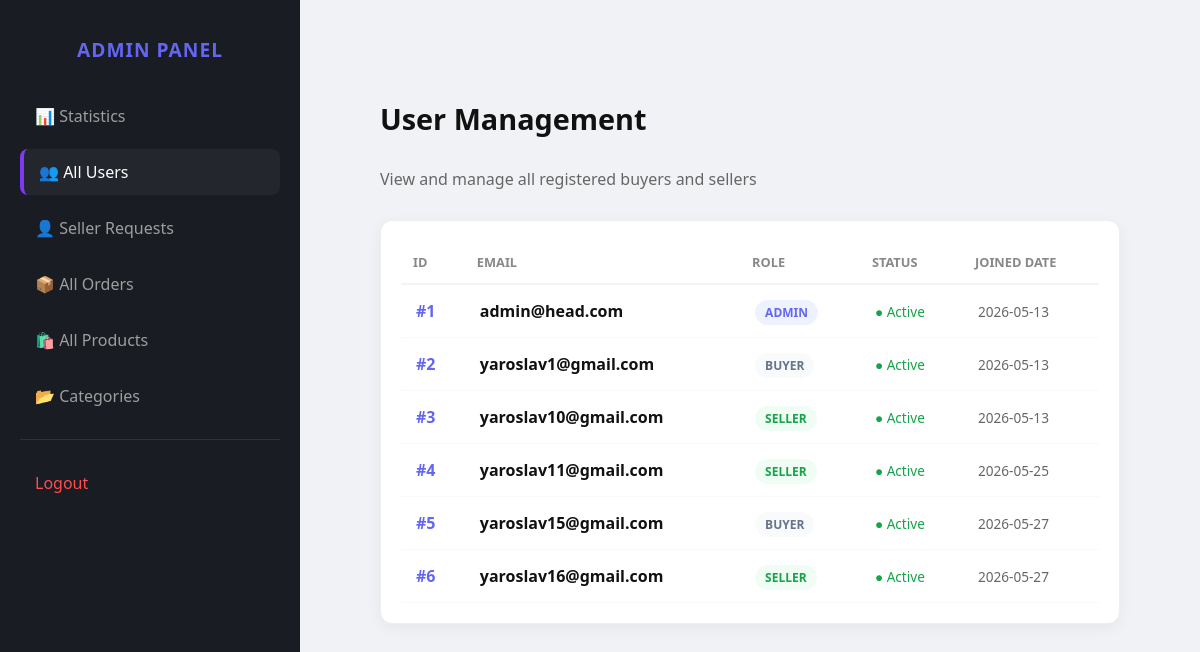
Screenshot of /admin/users with the database file from the repository.
### app.py (models this page shows)
class User(db.Model):
    id = db.Column(db.Integer, primary_key=True)
    email = db.Column(db.String(120), unique=True, nullable=False)
    password = db.Column(db.String(200), nullable=False)  # Обов'язково залишаємо!
    role = db.Column(db.String(20), default='buyer')
    is_approved = db.Column(db.Boolean, default=False)
    joined_date = db.Column(db.DateTime, default=datetime.utcnow)
    status = db.Column(db.String(20), default='Active')

### app.py (the view)
@app.route('/admin/users')
def admin_users():
    all_users = User.query.all()
    return render_template('admin_users.html', users=all_users)

### templates/admin_users.html (shortened to what this page needs)
{% extends "base_admin.html" %}
{% block content %}
<main class="admin-main">
    <header class="main-header" style="margin-bottom: 30px;">
        <h1 style="font-size: 1.8rem; color: #111;">User Management</h1>
        <p style="color: #666;">View and manage all registered buyers and sellers</p>
    </header>
    <div class="table-container" style="background: white; padding: 20px; border-radius: 12px; box-shadow: 0 4px 15px rgba(0,0,0,0.05); border: 1px solid #eee;">
        <table style="width: 100%; border-collapse: collapse; text-align: left;">
            <thead>
                <tr style="border-bottom: 2px solid #f4f4f4;">
                    <th style="padding: 12px; color: #888; font-size: 0.8rem; text-transform: uppercase;">ID</th>
                    <th style="padding: 12px; color: #888; font-size: 0.8rem; text-transform: uppercase;">Email</th>
                    <th style="padding: 12px; color: #888; font-size: 0.8rem; text-transform: uppercase;">Role</th>
                    <th style="padding: 12px; color: #888; font-size: 0.8rem; text-transform: uppercase;">Status</th>
                    <th style="padding: 12px; color: #888; font-size: 0.8rem; text-transform: uppercase;">Joined Date</th>
                </tr>
            </thead>
            <tbody>
                {% for user in users %}
                <tr style="border-bottom: 1px solid #f9f9f9; transition: 0.3s;" onmouseover="this.style.backgroundColor='#fcfcff'" onmouseout="this.style.backgroundColor='transparent'">
                    <td style="padding: 15px; font-weight: 600; color: #6366f1;">#{{ user.id }}</td>
                    <td style="padding: 15px;">
                        <div style="font-weight: 600; color: #111;">{{ user.email }}</div>
                    </td>
                    <td style="padding: 15px;">
                        <span style="padding: 4px 10px; border-radius: 20px; font-size: 0.75rem; font-weight: 700;
                            {{ 'background: #eef2ff; color: #6366f1;' if user.role == 'admin' else 'background: #f0fdf4; color: #16a34a;' if user.role == 'seller' else 'background: #f8fafc; color: #64748b;' }}">
                            {{ user.role.upper() }}
                        </span>
                    </td>
                    <td style="padding: 15px;">
                        <span style="color: #16a34a; font-size: 0.85rem;">● {{ user.status }}</span>
                    </td>
                    <td style="padding: 15px; color: #666; font-size: 0.85rem;">
                        {{ user.joined_date.strftime('%Y-%m-%d') if user.joined_date else 'Unknown' }}
                    </td>
                </tr>
                {% endfor %}
            </tbody>
        </table>
    </div>
</main>
{% endblock %}

### static/admin.css (style rules this page uses)
body { margin: 0; font-family: 'Segoe UI', Tahoma, Geneva, Verdana, sans-serif; background-color: #f0f2f5; }
.admin-main { flex: 1; padding: 40px; }
.main-header h1 { font-size: 24px; color: #1a1c23; margin-bottom: 30px; }

### rows the page displays
User: id "1", email "admin@head.com", role "ADMIN", status "Active", joined_date "2026-05-13"
User: id "2", email "yaroslav1@gmail.com", role "BUYER", status "Active", joined_date "2026-05-13"
User: id "3", email "yaroslav10@gmail.com", role "SELLER", status "Active", joined_date "2026-05-13"
User: id "4", email "yaroslav11@gmail.com", role "SELLER", status "Active", joined_date "2026-05-25"
User: id "5", email "yaroslav15@gmail.com", role "BUYER", status "Active", joined_date "2026-05-27"
User: id "6", email "yaroslav16@gmail.com", role "SELLER", status "Active", joined_date "2026-05-27"
